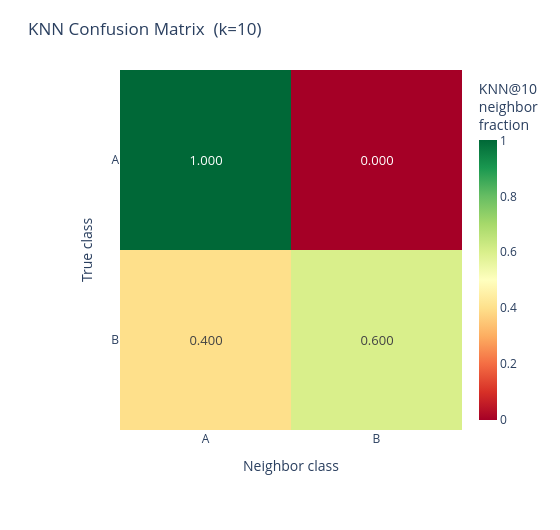

Notebook code for this chart:
### Markdown cell above
#### KNN Confusion Matrix

Rows = true class, columns = neighbor class, values = fraction of k-NN neighbors belonging to each class. The diagonal equals mean KNN purity — higher is better.

### Code cell
plot_knn_confusion(result, output_path=None)

### Figure 1 — Plotly figure (JSON) as saved in the notebook; plotly's stock layout.template omitted (floating-point values rounded to 4 significant figures)
{"data": [{"colorbar": {"thickness": 18, "title": {"text": "KNN@10<br>neighbor<br>fraction"}}, "colorscale": [[0, "rgb(165,0,38)"], [0.1, "rgb(215,48,39)"], [0.2, "rgb(244,109,67)"], [0.3, "rgb(253,174,97)"], [0.4, "rgb(254,224,139)"], [0.5, "rgb(255,255,191)"], [0.6, "rgb(217,239,139)"], [0.7, "rgb(166,217,106)"], [0.8, "rgb(102,189,99)"], [0.9, "rgb(26,152,80)"], [1, "rgb(0,104,55)"]], "hovertemplate": "True class: <b>%{y}</b><br>Neighbor class: <b>%{x}</b><br>Fraction: %{z:.4f}<extra></extra>", "text": [["1.000", "0.000"], ["0.400", "0.600"]], "textfont": {"size": 13}, "texttemplate": "%{text}", "type": "heatmap", "x": ["A", "B"], "y": ["A", "B"], "z": [[1, 0], [0.4, 0.6]], "zmax": 1, "zmin": 0}], "layout": {"height": 530, "margin": {"b": 100, "l": 120, "r": 60, "t": 70}, "paper_bgcolor": "white", "plot_bgcolor": "white", "title": {"font": {"size": 17}, "text": "KNN Confusion Matrix  (k=10)"}, "width": 560, "xaxis": {"side": "bottom", "tickfont": {"size": 12}, "title": {"text": "Neighbor class"}}, "yaxis": {"autorange": "reversed", "tickfont": {"size": 12}, "title": {"text": "True class"}}}}
